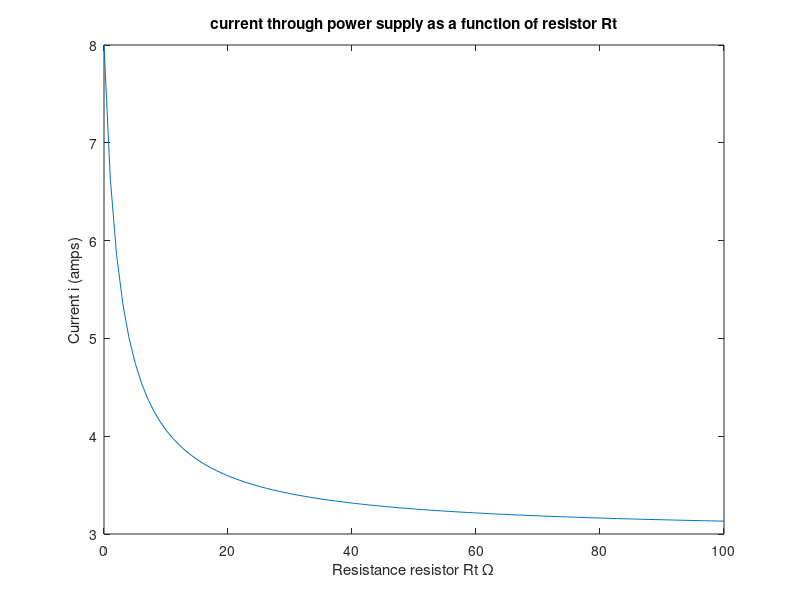

The MATLAB source for this figure:
%% kirchoff's rules

clear all;
% as Rt -> inf current ig -> 3 amps
% when Rt = 0; current ig = 8 amps

r1 = 2/3;
r2 = 10;
r3 = 2;
r4 = 9;
vg = 24;
rv = linspace(0,100,100);
istep = length(rv);


for i=1:istep

	rt = rv(i);
	%% solved with equivelant resistance %%
	%if 0
	req1 = ((2*r4*rt)/((2*r4)+rt));
	req2 = req1 + r3;
	req3 = req2*r2/(req2 + r2);
	rtot = req3 + 2*r1;
	%end 

	%% Matrix equations %%
	%A=[2*r1+r2/2 -r2/2 -r2/2; -r2/2+r3/2+rt/2 r2+r3+rt/2 r2+r3+rt; -rt/2 -rt/2 -rt/2+2*r4];
	%%%A = [(1/r1+1/r2+1/r3) -1/r3 -1/r2; 1/r3 (1/r3+1/rt(i)+1/(2*r4)) (-1/rt(i)-1/(2*r4)); 1/r1 0 1/r1];
	%b = [vg; 0; 0];
	%x = A\b
	ig(i) = vg/rtot;
	%ig(i) = x(1)
	
end 

plot(rv,ig);
ylabel('Current i (amps)');
xlabel('Resistance resistor Rt \Omega');
title('current through power supply as a function of resistor Rt');

